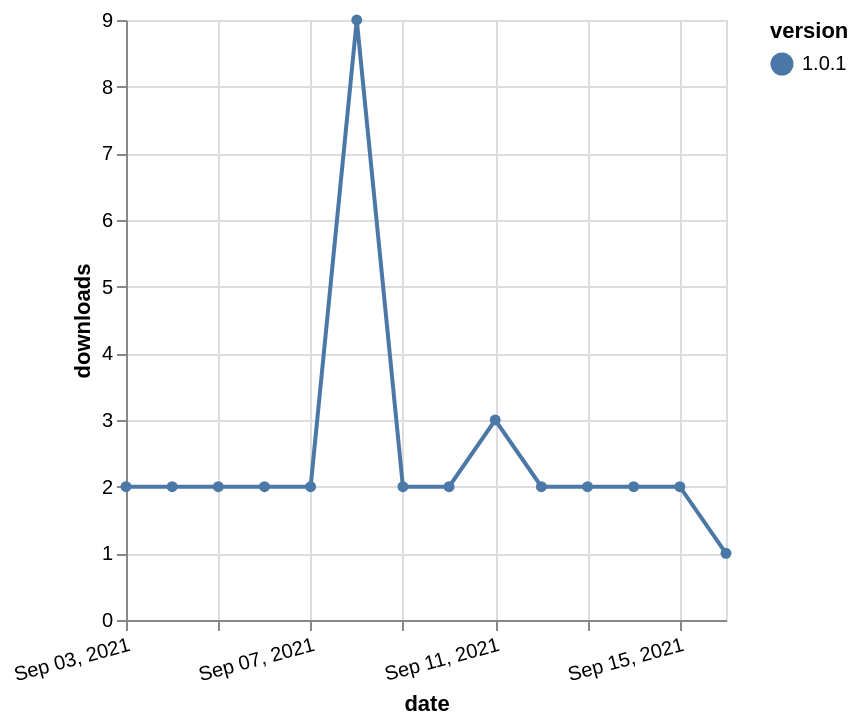

Express this chart as Vega-Lite.
### Vega-Lite specification from a JSON file in a GitHub repository (floating-point values rounded to 4 significant figures)
{"$schema": "https://vega.github.io/schema/vega-lite/v5.json", "description": "A simple bar chart with embedded data.", "data": {"values": [{"date": "2021-09-03", "total": 4081, "delta": 2, "version": "1.0.1"}, {"date": "2021-09-04", "total": 4083, "delta": 2, "version": "1.0.1"}, {"date": "2021-09-05", "total": 4085, "delta": 2, "version": "1.0.1"}, {"date": "2021-09-06", "total": 4087, "delta": 2, "version": "1.0.1"}, {"date": "2021-09-07", "total": 4089, "delta": 2, "version": "1.0.1"}, {"date": "2021-09-08", "total": 4098, "delta": 9, "version": "1.0.1"}, {"date": "2021-09-09", "total": 4100, "delta": 2, "version": "1.0.1"}, {"date": "2021-09-10", "total": 4102, "delta": 2, "version": "1.0.1"}, {"date": "2021-09-11", "total": 4105, "delta": 3, "version": "1.0.1"}, {"date": "2021-09-12", "total": 4107, "delta": 2, "version": "1.0.1"}, {"date": "2021-09-13", "total": 4109, "delta": 2, "version": "1.0.1"}, {"date": "2021-09-14", "total": 4111, "delta": 2, "version": "1.0.1"}, {"date": "2021-09-15", "total": 4113, "delta": 2, "version": "1.0.1"}, {"date": "2021-09-16", "total": 4114, "delta": 1, "version": "1.0.1"}]}, "width": "container", "mark": {"type": "line", "point": {"filled": true}}, "encoding": {"x": {"field": "date", "type": "temporal", "timeUnit": "yearmonthdate", "title": "date", "axis": {"labelAngle": -15}}, "y": {"field": "delta", "type": "quantitative", "title": "downloads"}, "color": {"field": "version", "type": "nominal"}, "tooltip": {"field": "delta"}}}
